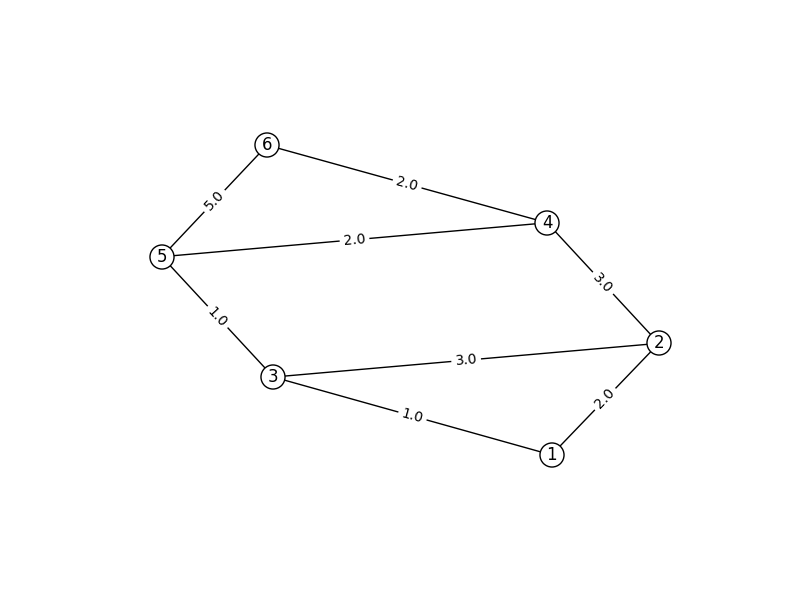

Source code (Python):
#!/usr/bin/env python2
# -*- coding: utf-8 -*-
"""
Created on Sun Mar 27 01:20:46 2016

@author: caioau
"""

import matplotlib.pyplot as plt
import networkx as nx

def main():
    G = nx.DiGraph() # G eh um grafo direcionado
    # gera o grafo apartir de suas arestas 
    G.add_weighted_edges_from([(1,2,2.0),(1,3,1.0),(2,3,3.0),(2,4,3.0),(3,5,1.0),(4,6,2.0),(5,4,2.0),(5,6,5.0)])
    
    desenhaGrafo(G,"grafo-b.png")
    T = nx.minimum_spanning_tree(nx.to_networkx_graph(G))
    desenhaGrafo(T,"arv-min-b.png")


def desenhaGrafo(G,pngfilename): # desenha o grafo e salva numa imagem png
    edge_labels=dict([((u,v,),d['weight']) # gera os labels das arestas
                    for u,v,d in G.edges(data=True)])
    pos = nx.fruchterman_reingold_layout(G,weight=None) # obtem a posicao dos nos (para desenhalo) # TODO: desativar isso?
    nx.draw_networkx_edges(G,pos) # desenha as arestas
    nx.draw_networkx_labels(G,pos) # desenha os labels das arestas
    nx.draw_networkx_edge_labels(G,pos,edge_labels=edge_labels) # desenha os labels dos nos
    nx.draw_networkx_nodes(G,pos,node_color='w') # desenha os nos
    plt.axis('off') # desativa os eixos
    plt.savefig(pngfilename)
    plt.close("all")

if __name__ == "__main__":
    main()